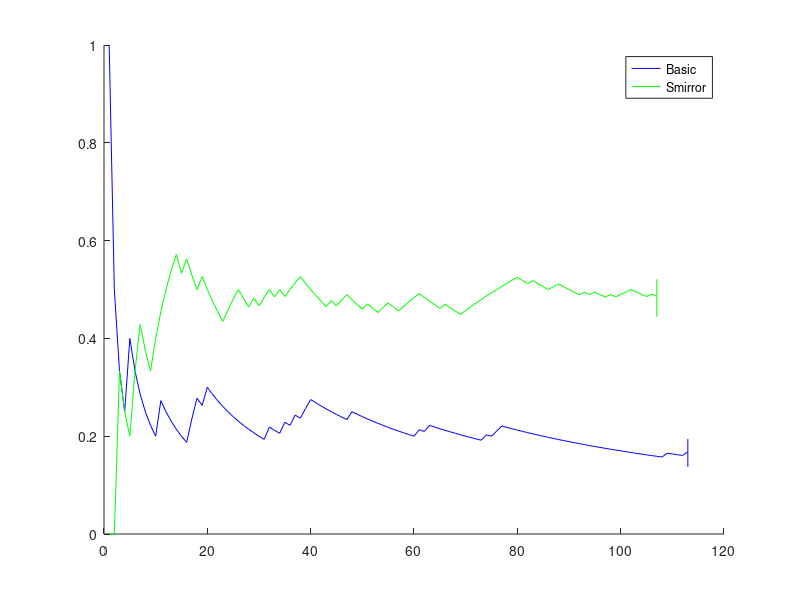

The MATLAB source for this figure:
data_basic = [
1
0
0
0
1
0
0
0
0
0
1
0
0
0
0
0
1
1
0
1
0
0
0
0
0
0
0
0
0
0
0
1
0
0
1
0
1
0
1
1
0
0
0
0
0
0
0
1
0
0
0
0
0
0
0
0
0
0
0
0
1
0
1
0
0
0
0
0
0
0
0
0
0
1
0
1
1
0
0
0
0
0
0
0
0
0
0
0
0
0
0
0
0
0
0
0
0
0
0
0
0
0
0
0
0
0
0
0
1
0
0
0
1

]; 

data_smirror = [
0
0
1
0
0
1
1
0
0
1
1
1
1
1
0
1
0
0
1
0
0
0
0
1
1
1
0
0
1
0
1
1
0
1
0
1
1
1
0
0
0
0
0
1
0
1
1
0
0
0
1
0
0
1
1
0
0
1
1
1
1
0
0
0
0
1
0
0
0
1
1
1
1
1
1
1
1
1
1
1
0
0
1
0
0
0
1
1
0
0
0
0
1
0
1
0
0
1
0
1
1
1
0
0
0
1
0


];

success_basic = cumsum(data_basic);
success_smirror = cumsum(data_smirror);

figure;hold on;
plot(success_basic'./(1:length(data_basic)), 'b');
plot(success_smirror'./(1:length(data_smirror)), 'g');

% 95% invertal of confidence
[phat,pci] = binofit(sum(data_basic),length(data_basic));
pci2(1) = phat - sqrt(phat*(1-phat)/length(data_basic))*normcdf(1-0.05/2);
pci2(2) = phat + sqrt(phat*(1-phat)/length(data_basic))*normcdf(1-0.95/2);
%errorbar(length(data_basic),phat,phat-pci(1),pci(2)-phat, 'b');
errorbar(length(data_basic),phat,phat-pci2(1),pci2(2)-phat, 'b')
[phat,pci] = binofit(sum(data_smirror),length(data_smirror));
pci2(1) = phat - sqrt(phat*(1-phat)/length(data_smirror))*normcdf(1-0.05/2);
pci2(2) = phat + sqrt(phat*(1-phat)/length(data_smirror))*normcdf(1-0.95/2);
% errorbar(length(data_smirror),phat,phat-pci(1),pci(2)-phat, 'g')
errorbar(length(data_smirror),phat,phat-pci2(1),pci2(2)-phat, 'g')

legend('Basic', 'Smirror')
